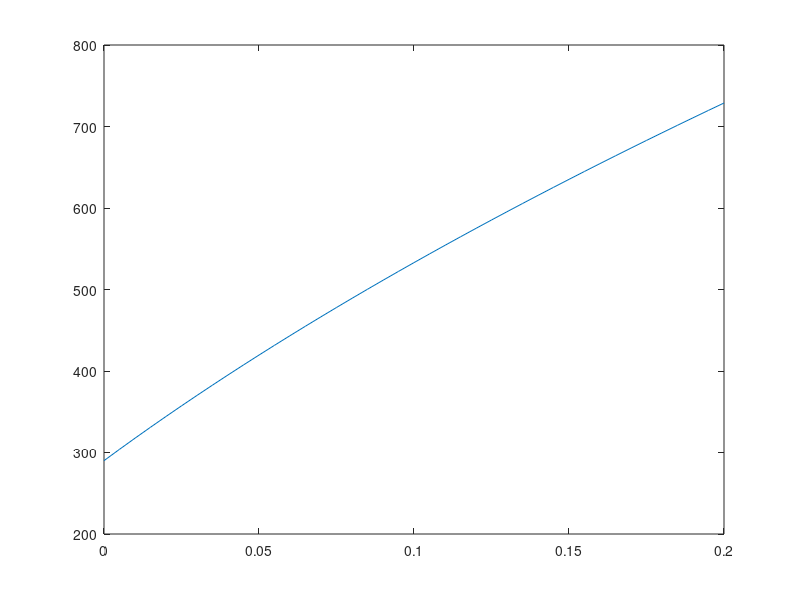

MATLAB code for this plot:
tspan = [0 0.2];
y0 = 290;
err = 100;
n = 600;
while err > 0.01
    [t,y] = ode45(@(t,y) (-1)*((5.676*(10^(-8)))*(n^4 - (1273^4)))/(30*(1+(0.002*y))) , tspan, y0);
    err = abs((y(end)-n)/n);
    if(err > 0.01)
        n = y(end);
    else
        break;
    end
end
disp("The temperature at T2 is");
disp(y(end));
plot(t,y)